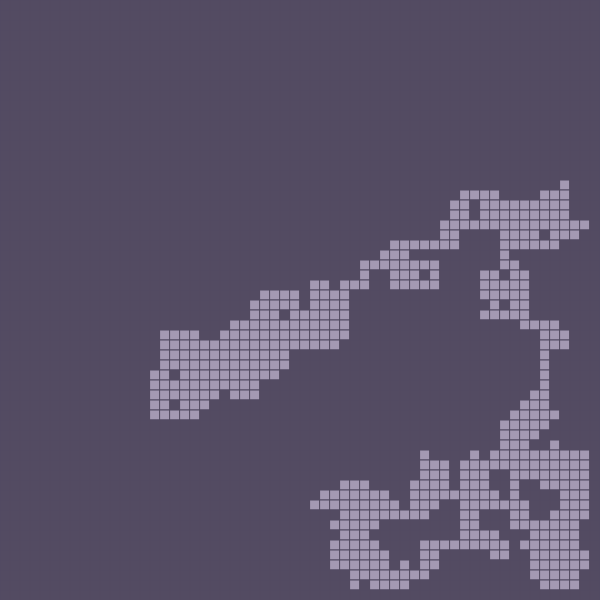
Frame 1 (no input)
Frame 60 (no input): identical to frame 1, image omitted
Frame 120 (the mouse pressed at the canvas centre since frame 60): identical to frame 1, image omitted

The p5.js sketch that drew this single still picture (run headless with seeded random() and noise() and a simulated clock; from frame 60 on, the mouse is pressed at the canvas centre):

// p5.js sketch
// ── sketch.js
// Initialize grid
var grid;

// Adjustable global core variables
const GRID_WIDTH = 60;
const GRID_HEIGHT = GRID_WIDTH;
const CELL_WIDTH = 10;
const BORDER_WIDTH = 1;
const numSteps = Math.floor(GRID_WIDTH * GRID_HEIGHT * 0.4)


//var dkShade = "#1B1725";
//var shade = "534B62";
//var ltShade = "A499B3";

// Function to create a 2-D array
function create2DArray(cols, rows){
	let a = new Array(cols);
	
	for(let i = 0; i < cols; i++){
		a[i] = new Array(rows);
	}
	
	return a;
}

// Function that returns random integer from min (inclusive) to max - 1 (inclusive)
function randIntRange(min, max){
	return Math.floor(min + Math.random() * max);
}

// Function that runs algorithm to create map
function conductWalk(){
	// Calculate center of the grid
	const centerX = Math.floor((GRID_WIDTH - 1) * 0.5);
	const centerY = Math.floor((GRID_HEIGHT - 1) * 0.5);
	
	// Set Algorithm to start at center of the grid
	let currentX = centerX;
	let currentY = centerY;
	grid[currentX][currentY].steppedOn();
	
	for(let i = 0; i < numSteps; i++){
		// dir in the range 0 to 3 (inclusive)
		let dir = randIntRange(0,4)
		
		switch(dir){
			// right
			case 0:{
				// if moving right is in bounds
				if(currentX + 1 != GRID_WIDTH - BORDER_WIDTH){
					currentX += 1;
				}else{
					currentX -= 1;
				}
			}
			break;
			
			// up
			case 1:{
				// if moving up is in bounds
				if(currentY - 1 != BORDER_WIDTH - 1){
					currentY -= 1;
				}else{
					currentY += 1;
				}
			}
			break;
			
			// left
			case 2:{
				// if moving left is in bounds
				if(currentX - 1 != BORDER_WIDTH - 1){
					currentX -= 1;
				}else{
					currentX += 1;
				}
			}
			break;
			
			// down
			case 3:{
				// if moving down is in bounds
				if(currentY + 1 != GRID_HEIGHT - BORDER_WIDTH){
					currentY += 1;
				}else{
					currentY -= 1;
				}
			}
			break;
		}
		grid[currentX][currentY].steppedOn();
	}
}

function setup(){
	createCanvas(GRID_WIDTH * CELL_WIDTH, GRID_HEIGHT * CELL_WIDTH);
	
	grid = create2DArray(GRID_WIDTH, GRID_HEIGHT);
	
	for(let _x = 0; _x < GRID_WIDTH; _x++){
		for(let _y = 0; _y < GRID_HEIGHT; _y++){
			grid[_x][_y] = new Cell(_x * CELL_WIDTH, _y * CELL_WIDTH, CELL_WIDTH); 
		}
	}
	
	conductWalk();
}

function draw(){	
	for(let _x = 0; _x < GRID_WIDTH; _x++){
		for(let _y = 0; _y < GRID_HEIGHT; _y++){
			grid[_x][_y].paint();
		}
	}
}
// ── cell.js
function Cell(xPos, yPos, width){
	this.x = xPos;
	this.y = yPos;
	this.w = width;
	
	this.isWalkedOn = false;
}

Cell.prototype.paint = function(){
	stroke('#534B62');		// Normal Color
	
	if(!this.isWalkedOn){
		fill('#534B62');	// Normal Color
	}
	
	if(this.isWalkedOn){
		fill('#A499B3');	// Light Color
	}
	
	rect(this.x, this.y, this.w, this.w);
}

Cell.prototype.steppedOn = function(){
	this.isWalkedOn = true;
}
// ── mapgen.html
<!DOCTYPE html>
<html>
	<head>
		<title>Map Generator</title>
	
		<script src="https://cdn.jsdelivr.net/npm/p5@1.4.1/lib/p5.js"></script>
		
		<script src="sketch.js"></script>
		<script src="cell.js"></script>
	</head>
	
	<body style="background-color:#1B1725">
			<h1 style="color:#A499B3;"> Map Generator </h1>
	</body>
</html>

// ── style.css
:root {
	--dkColor: #0F1422;
	--Color: #272c38;
	--ltColor: #3f434e;
	--Text: #cfd0d3;
}

body { 
	/*background-color: var(--dkColor);*/
	font-family: 'Helvetica', sans-serif;	
	font-weight: bold;
	background: linear-gradient(135deg, var(--dkColor) 10%, #000000) no-repeat;
	
	/* bubble */
	margin: 0;
	

    overflow: hidden;
	
	display: flex;

	justify-content: center;

	align-items: center;

}

html, body {
  height: 100%;
}

.top {
	display:inline-block;
	
	padding-top: 25px;
	position: absolute;
    top: 0;
    margin-left:auto;
	margin-right:auto;
}
